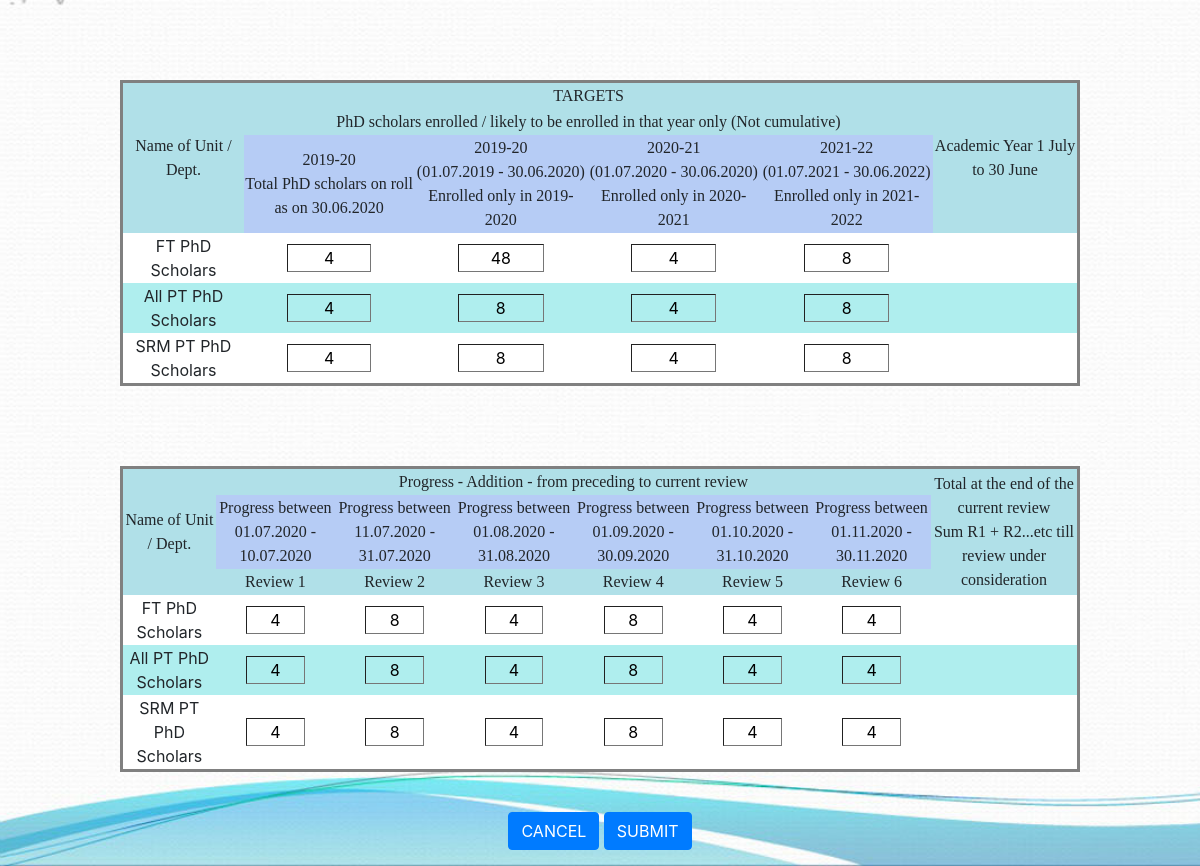
Screenshot of /edittable.php (signed in) with the database file from the repository.
### tables this page shows
CREATE TABLE `targets` (
  `dept_name` text NOT NULL,
  `enrolled_on_30.06` int(1) NOT NULL,
  `enrolled_on_19-20` int(1) NOT NULL,
  `enrolled_on_20-21` int(1) NOT NULL,
  `enrolled_on_21-22` int(1) NOT NULL
);

CREATE TABLE `progress` (
  `dept_name` text NOT NULL,
  `review_1` int(1) NOT NULL,
  `review_2` int(1) NOT NULL,
  `review_3` int(1) NOT NULL,
  `review_4` int(1) NOT NULL,
  `review_5` int(1) NOT NULL,
  `review_6` int(1) NOT NULL,
  `sum` int(1) NOT NULL
);

### edittable.php (the view, shortened to what this page needs)
<?php session_start();
include 'config.php';
$sql = "SELECT *  FROM `targets` WHERE `dept_name` = 'FT PhD'";
$retval = mysqli_query($conn, $sql);
$row=mysqli_fetch_assoc($retval);
$enrolled_FT_30_06 = $row['enrolled_on_30.06'];
$enrolled_FT_19_20 = $row['enrolled_on_19-20'];
$enrolled_FT_20_21 = $row['enrolled_on_20-21'];
$enrolled_FT_21_22 = $row['enrolled_on_21-22'];
$sql = "SELECT *  FROM `targets` WHERE `dept_name` = 'PT PhD'";
$retval = mysqli_query($conn, $sql);
$row=mysqli_fetch_assoc($retval);
$enrolled_PT_30_06 = $row['enrolled_on_30.06'];
$enrolled_PT_19_20 = $row['enrolled_on_19-20'];
$enrolled_PT_20_21 = $row['enrolled_on_20-21'];
$enrolled_PT_21_22 = $row['enrolled_on_21-22'];
$sql = "SELECT *  FROM `targets` WHERE `dept_name` = 'SRM PT PhD'";
$retval = mysqli_query($conn, $sql);
$row=mysqli_fetch_assoc($retval);
$enrolled_SRM_30_06 = $row['enrolled_on_30.06'];
$enrolled_SRM_19_20 = $row['enrolled_on_19-20'];
$enrolled_SRM_20_21 = $row['enrolled_on_20-21'];
$enrolled_SRM_21_22 = $row['enrolled_on_21-22'];
$sql = "SELECT * FROM `progress` WHERE `dept_name` = 'FT PhD'";
$retval = mysqli_query($conn, $sql);
$row=mysqli_fetch_assoc($retval);
$FT_review_1 = $row['review_1'];
$FT_review_2 = $row['review_2'];
$FT_review_3 = $row['review_3'];
$FT_review_4 = $row['review_4'];
$FT_review_5 = $row['review_5'];
$FT_review_6 = $row['review_6'];
$sql = "SELECT * FROM `progress` WHERE `dept_name` = 'PT PhD'";
$retval = mysqli_query($conn, $sql);
$row=mysqli_fetch_assoc($retval);
$PT_review_1 = $row['review_1'];
$PT_review_2 = $row['review_2'];
$PT_review_3 = $row['review_3'];
$PT_review_4 = $row['review_4'];
$PT_review_5 = $row['review_5'];
$PT_review_6 = $row['review_6'];
$sql = "SELECT * FROM `progress` WHERE `dept_name` = 'SRM PT PhD'";
$retval = mysqli_query($conn, $sql);
$row=mysqli_fetch_assoc($retval);
$SRM_review_1 = $row['review_1'];
$SRM_review_2 = $row['review_2'];
$SRM_review_3 = $row['review_3'];
$SRM_review_4 = $row['review_4'];
$SRM_review_5 = $row['review_5'];
$SRM_review_6 = $row['review_6'];
$username = $_SESSION['username'];
$sql = "SELECT *  FROM `privilege` WHERE `username` = '$username'";
$retval = mysqli_query($conn, $sql);
$privilege = mysqli_fetch_assoc($retval); ?>
<!DOCTYPE html>
<html>
<head>
	<link rel ="stylesheet" type= "text/css" href= "stylesheets/table.css">
	<link rel="stylesheet" type="text/css" href="https://stackpath.bootstrapcdn.com/bootstrap/4.5.0/css/bootstrap.min.css">
</head>
<body>
	<form action="" method="post">
		<table>
			<tr class="head">
				<td rowspan="3">Name of Unit / Dept.</td>
				<td colspan="4">TARGETS</td>
				<td rowspan="3">Academic Year 1 July to 30 June</td>
			</tr>
			<tr class="head1">
				<td colspan="4">PhD scholars enrolled / likely to be enrolled in that
					year only (Not cumulative)</td>
			</tr>
			<tr class="head2">
				<td>2019-20 <br> Total PhD scholars on roll <br> as on 30.06.2020</td>
				<td>2019-20 <br> (01.07.2019 - 30.06.2020) <br> Enrolled only in 2019-2020</td>
				<td>2020-21 <br> (01.07.2020 - 30.06.2020) <br> Enrolled only in 2020-2021</td>
				<td>2021-22 <br> (01.07.2021 - 30.06.2022) <br> Enrolled only in 2021-2022</td>
			</tr>
			<tr class="odd">
				<td>FT PhD Scholars</td>
				<?php if ($privilege['enrolled_on_30.06']) {
					echo '<td><input  type="text" name="enrolled_FT_30_06"
					 value='.$enrolled_FT_30_06.'> </td>';
				}
				else {
					echo '<td><input type="text" style="border:hidden;" name="enrolled_FT_30_06"
					 value='.$enrolled_FT_30_06.' readonly></td>';
				}
				if ($privilege['enrolled_on_19-20']) {
					echo '<td><input  type="text" name="enrolled_FT_19_20"
					 value='.$enrolled_FT_19_20.' > </td>';
				}
				else {
					echo '<td> <input type="text" style="border:hidden;" name="enrolled_FT_19_20"
					 value='.$enrolled_FT_19_20.' readonly></td>';
				}
				if ($privilege['enrolled_on_20-21']) {
					echo '<td><input  type="text" name="enrolled_FT_20_21"
					 value='.$enrolled_FT_20_21.' > </td>';
				}
				else {
					echo '<td> <input type="text" style="border:hidden; "name="enrolled_FT_20_21"
					 value='.$enrolled_FT_20_21.' readonly></td>';
				}
				if ($privilege['enrolled_on_21-22']) {
					echo '<td><input  type="text" name="enrolled_FT_21_22"
					 value='.$enrolled_FT_21_22.' > </td>';
				}
				else {
					echo '<td><input type="text" style="border:hidden;" name="enrolled_FT_21_22"
					 value='.$enrolled_FT_21_22.' readonly></td>';
				} ?>
				<td></td>
			</tr>
			<tr class="even">
				<td>All PT PhD Scholars</td>
				<?php if ($privilege['enrolled_on_30.06']) {
					echo '<td><input type="text" name="enrolled_PT_30_06"
					 value='.$enrolled_PT_30_06.'></td>';
				}
				else {
					echo '<td> <input type="text" style="border:hidden;"  name="enrolled_PT_30_06"
					 value='.$enrolled_PT_30_06.' readonly></td>';
				}
				if ($privilege['enrolled_on_19-20']) {
					echo '<td><input  type="text" name="enrolled_PT_19_20"
					 value='.$enrolled_PT_19_20.' > </td>';
				}
				else {
					echo '<td> <input type="text" style="border:hidden;" name="enrolled_PT_19_20"
					 value='.$enrolled_PT_19_20.' readonly></td>';
				}
				if ($privilege['enrolled_on_20-21']) {
					echo '<td><input  type="text" name="enrolled_PT_20_21"
					 value='.$enrolled_PT_20_21.' > </td>';
				}
				else {
					echo '<td> <input type="text" style="border:hidden;" name="enrolled_PT_20_21"
					 value='.$enrolled_PT_20_21.' readonly></td>';
				}
				if ($privilege['enrolled_on_21-22']) {
					echo '<td><input  type="text" name="enrolled_PT_21_22"
					 value='.$enrolled_PT_21_22.' > </td>';
				}
				else {
					echo '<td> <input type="text" style="border:hidden;"  name="enrolled_PT_21_22"
					 value='.$enrolled_PT_21_22.' readonly></td>';
				} ?>
				<td></td>
			</tr>
			<tr class="odd">
				<td>SRM PT PhD Scholars</td>
				<?php
				if ($privilege['enrolled_on_30.06']) {
					echo '<td><input  type="text" name="enrolled_SRM_30_06"
					 value='.$enrolled_SRM_30_06.' > </td>';
				}
				else {
					echo '<td> <input type="text" style="border:hidden;" name="enrolled_SRM_30_06"
					 value='.$enrolled_SRM_30_06.' readonly></td>';
				}
				if ($privilege['enrolled_on_19-20']) {
					echo '<td><input  type="text" name="enrolled_SRM_19_20"
					 value='.$enrolled_SRM_19_20.' > </td>';
				}
				else {
					echo '<td> <input type="text" style="border:hidden;" name="enrolled_SRM_19_20"
					 value='.$enrolled_SRM_19_20.' readonly></td>';
				}
				if ($privilege['enrolled_on_20-21']) {
					echo '<td><input  type="text" name="enrolled_SRM_20_21"
					 value='.$enrolled_SRM_20_21.' > </td>';
				}
				else {
					echo '<td> <input type="text" style="border:hidden;"  name="enrolled_SRM_20_21"
					 value='.$enrolled_SRM_20_21.' readonly></td>';
				}
				if ($privilege['enrolled_on_21-22']) {
					echo '<td><input  type="text" name="enrolled_SRM_21_22"
					 value='.$enrolled_SRM_21_22.' > </td>';
				}
				else {
					echo '<td> <input type="text" style="border:hidden;" name="enrolled_SRM_21_22"
					 value='.$enrolled_SRM_21_22.' readonly></td>';
				} ?>
				<td></td>
			</tr>
		</table>
		<table>
			<tr class="head">
				<td rowspan="3">Name of Unit / Dept.</td>
				<td colspan="6"> Progress - Addition - from preceding to current review</td>
				<td rowspan="3">Total at the end of the current review <br> Sum R1 + R2...etc till review under consideration</td>
			</tr>
			<tr class="head2">
				<td>Progress between <br> 01.07.2020 - 10.07.2020</td>
				<td>Progress between <br> 11.07.2020 - 31.07.2020</td>
				<td>Progress between <br> 01.08.2020 - 31.08.2020</td>
				<td>Progress between <br> 01.09.2020 - 30.09.2020</td>
				<td>Progress between <br> 01.10.2020 - 31.10.2020</td>
				<td>Progress between <br> 01.11.2020 - 30.11.2020</td>
			</tr>
			<tr class="head1">
				<td>Review 1</td>
				<td>Review 2</td>
				<td>Review 3</td>
				<td>Review 4</td>
				<td>Review 5</td>
				<td>Review 6</td>
			</tr>
			<tr class="odd">
				<td class="odd">FT PhD Scholars</td>
				<?php if ($privilege['review_1']) {
					echo '<td><input type="text" name="FT_review_1" value='.$FT_review_1.'></td>';
				}
				else {
					echo '<td><input type="text" style="border:hidden;" name="FT_review_1"
					 value='.$FT_review_1.' readonly></td>';
				}
				if ($privilege['review_2']) {
					echo '<td><input  type="text" name="FT_review_2" value='.$FT_review_2.'></td>';
				}
				else {
					echo '<td><input type="text" style="border:hidden;" name="FT_review_2"
					 value='.$FT_review_2.' readonly></td>';
				}
				if ($privilege['review_3']) {
					echo '<td><input  type="text" name="FT_review_3" value='.$FT_review_3.' > </td>';
				}
				else {
					echo '<td> <input type="text" style="border:hidden;" name="FT_review_3"
					 value='.$FT_review_3.' readonly></td>';
				}
				if ($privilege['review_4']) {
					echo '<td><input type="text" name="FT_review_4" value='.$FT_review_4.'></td>';
				}
				else {
					echo '<td> <input type="text" style="border:hidden;" name="FT_review_4"
					 value='.$FT_review_4.' readonly></td>';
				}
				if ($privilege['review_5']) {
					echo '<td><input type="text" name="FT_review_5" value='.$FT_review_5.'></td>';
				}
				else {
					echo '<td> <input type="text" style="border:hidden;" name="FT_review_5"
					 value='.$FT_review_5.' readonly></td>';
				}
				if ($privilege['review_6']) {
					echo '<td><input type="text" name="FT_review_6" value='.$FT_review_6.'></td>';
				}
				else {
					echo '<td> <input type="text" style="border:hidden;" name="FT_review_6"
					 value='.$FT_review_6.' readonly></td>';
				} ?>
				<td></td>
			</tr>
			<tr class="even">
				<td>All PT PhD Scholars</td>
				<?php if ($privilege['review_1']) {
					echo '<td><input type="text" name="PT_review_1" value='.$PT_review_1.'></td>';
				}
				else {
					echo '<td> <input type="text" style="border:hidden;" name="PT_review_1"
					 value='.$PT_review_1.' readonly></td>';
				}
				if ($privilege['review_2']) {
					echo '<td><input type="text" name="PT_review_2" value='.$PT_review_2.'></td>';
				}
				else {
					echo '<td> <input type="text" style="border:hidden;" name="PT_review_2"
					 value='.$PT_review_2.' readonly></td>';
				}
				if ($privilege['review_3']) {
					echo '<td><input  type="text" name="PT_review_3" value='.$PT_review_3.' > </td>';
				}
				else {
					echo '<td> <input type="text" style="border:hidden;" name="PT_review_3"
					 value='.$PT_review_3.' readonly></td>';
				}
				if ($privilege['review_4']) {
					echo '<td><input  type="text" name="PT_review_4" value='.$PT_review_4.' > </td>';
				}
				else {
					echo '<td> <input type="text" style="border:hidden;" name="PT_review_4"
					 value='.$PT_review_4.' readonly></td>';
				}
				if ($privilege['review_5']) {
					echo '<td><input  type="text" name="PT_review_5" value='.$PT_review_5.' > </td>';
				}
				else {
					echo '<td> <input type="text" style="border:hidden;" name="PT_review_5"
					 value='.$PT_review_5.' readonly></td>';
				}
				if ($privilege['review_6']) {
					echo '<td><input  type="text" name="PT_review_6" value='.$PT_review_6.' > </td>';
				}
				else {
					echo '<td> <input type="text" style="border:hidden;"  name="PT_review_6"
					 value='.$PT_review_6.' readonly></td>';
				}
				?>
				<td></td>
			</tr>
			<tr class="odd">
				<td>SRM PT PhD Scholars</td>
				<?php if ($privilege['review_1']) {
					echo '<td><input  type="text" name="SRM_review_1" value='.$SRM_review_1.' > </td>';
				}
				else {
					echo '<td> <input type="text" style="border:hidden;" name="SRM_review_1"
					 value='.$SRM_review_1.' readonly></td>';
				}
				if ($privilege['review_2']) {
					echo '<td><input  type="text" name="SRM_review_2" value='.$SRM_review_2.' > </td>';
				}
				else {
					echo '<td> <input type="text" style="border:hidden;"name="SRM_review_2"
					 value='.$SRM_review_2.' readonly></td>';
				}
				if ($privilege['review_3']) {
					echo '<td><input  type="text" name="SRM_review_3" value='.$SRM_review_3.' > </td>';
				}
				else {
					echo '<td> <input type="text" style="border:hidden;"  name="SRM_review_3"
					 value='.$SRM_review_3.' readonly></td>';
				}
				if ($privilege['review_4']) {
					echo '<td><input  type="text" name="SRM_review_4" value='.$SRM_review_4.' > </td>';
				}
				else {
					echo '<td> <input type="text" style="border:hidden;" name="SRM_review_4"
					 value='.$SRM_review_4.' readonly></td>';
				}
				if ($privilege['review_5']) {
					echo '<td><input  type="text" name="SRM_review_5" value='.$SRM_review_5.' > </td>';
				}
				else {
					echo '<td> <input type="text" style="border:hidden;" name="SRM_review_5"
					 value='.$SRM_review_5.' readonly></td>';
				}
				if ($privilege['review_6']) {
					echo '<td><input  type="text" name="SRM_review_6" value='.$SRM_review_6.' > </td>';
				}
				else {
					echo '<td> <input type="text" style="border:hidden;" name="SRM_review_6"
					 value='.$SRM_review_6.' readonly></td>';
				} ?>
				<td></td>
			</tr>
		</table>
		<p align="center"><a href="displaytable.php" class="btn btn-primary">CANCEL</a>
			<input class="btn btn-primary" type="submit" value="SUBMIT" name="submit">
		</p>
	</form>
</body>
</html>

### stylesheets/table.css (style rules this page uses)
table { width: 80%; margin-left: auto; margin-right: auto; margin-top: 80px; margin-bottom: 40px; border-style: solid; border-spacing: 3px; border-radius: 15px; text-align: center; }
tr.odd { background-color: #FFFFFF; }
tr.even { background-color: #AFEEEE; }
tr.head { background-color: #B0E0E8; font-family: "Times New Roman", Times, serif; }
tr.head1 { background-color: #B0E0E8; font-family: "Times New Roman", Times, serif; }
tr.head2 { background-color: #B6CCF5; font-family: "Times New Roman", Times, serif; }
body { background-image: url("../images/image5.jpg"); background-size: cover; background-repeat: no-repeat; }
input[type="text"] { background: none; border-width: thin; width: 50%; text-align: center; }

### rows the page displays
targets: enrolled_FT_30_06 "4", enrolled_FT_19_20 "48", enrolled_FT_20_21 "4", enrolled_FT_21_22 "8"
targets: enrolled_PT_30_06 "4", enrolled_PT_19_20 "8", enrolled_PT_20_21 "4", enrolled_PT_21_22 "8"
targets: enrolled_SRM_30_06 "4", enrolled_SRM_19_20 "8", enrolled_SRM_20_21 "4", enrolled_SRM_21_22 "8"
progress: FT_review_1 "4", FT_review_2 "8", FT_review_3 "4", FT_review_4 "8", FT_review_5 "4", FT_review_6 "4"
progress: PT_review_1 "4", PT_review_2 "8", PT_review_3 "4", PT_review_4 "8", PT_review_5 "4", PT_review_6 "4"
progress: SRM_review_1 "4", SRM_review_2 "8", SRM_review_3 "4", SRM_review_4 "8", SRM_review_5 "4", SRM_review_6 "4"
